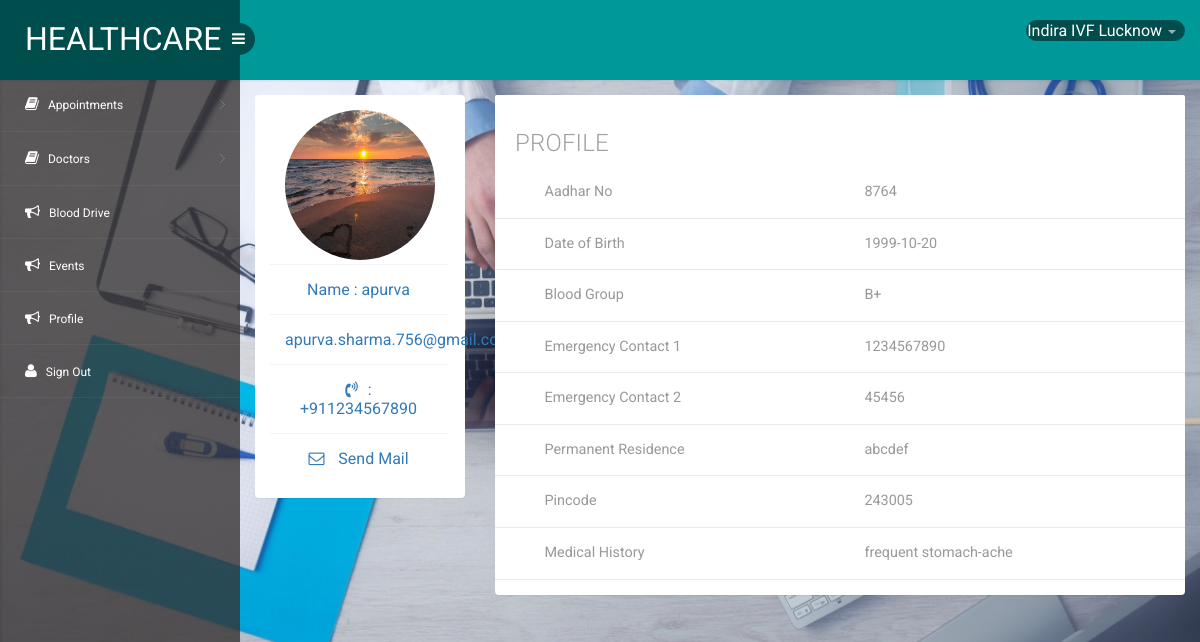
Screenshot of /hospital/appointments.php?type=2&uid=2 (signed in) with the database file from the repository.
### tables this page shows
CREATE TABLE IF NOT EXISTS `hospital` (
  `h_id` varchar(255) NOT NULL,
  `hname` varchar(255) NOT NULL,
  `haddr` varchar(255) NOT NULL,
  `lat` double NOT NULL,
  `lng` double NOT NULL,
  `hmail` varchar(255) NOT NULL,
  `hpassword` varchar(255) NOT NULL,
  `hphone` varchar(13) NOT NULL,
  `hash` varchar(255) NOT NULL,
  `active` int(11) NOT NULL DEFAULT '0'
);

CREATE TABLE IF NOT EXISTS `users` (
  `id` int(11) NOT NULL AUTO_INCREMENT,
  `username` varchar(100) NOT NULL,
  `email` varchar(255) NOT NULL,
  `password` varchar(255) DEFAULT NULL,
  `phone` varchar(13) DEFAULT NULL,
  `emer1` varchar(13) DEFAULT NULL,
  `emer2` varchar(13) DEFAULT NULL,
  `addr` text,
  `dob` date DEFAULT NULL,
  `avatar` varchar(255) NOT NULL,
  `aadhar` int(11) DEFAULT NULL,
  `hash` varchar(255) NOT NULL,
  `active` int(11) NOT NULL DEFAULT '0',
  `pincode` int(6) DEFAULT NULL,
  `bloodgroup` varchar(3) DEFAULT NULL,
  `medicalHis` text,
  `infoUpdated` int(11) NOT NULL DEFAULT '0',
  `user_type` int(11) NOT NULL,
  PRIMARY KEY (`id`)
);

### hospital/includes/hospital_user.php (the view)
<div class="row">
    <div class="col-sm-3 com-w3ls">
        <section class="panel">
            <div class="panel-body" style="margin: auto;text-align: center;">
                <ul class="nav nav-pills nav-stacked mail-nav" style="margin:auto;">
                <?php
                    $uid = $_GET['uid'];
                    $query = "SELECT * FROM users WHERE id={$uid}";
                    $result = mysqli_query($conn,$query);
                    $row = mysqli_fetch_assoc($result);
                ?>
                    <li style="display: inline-block;margin-right: auto;margin-left: auto;"><img class='' src="../images/avatars/<?php echo $row['avatar']?>" alt='profile_img' style="display: block;border-radius: 50%" width='150px' height='150px'></li>
                    <li><a>Name : <?php echo $row['username']?></a></li>
                    <li><a><?php echo $row['email']?></a></li>
                    <li><a><i class="fa fa-volume-control-phone" ></i>: +91<?php echo $row['phone']?></a></li>
                    <li><a href="#"> <i class="fa fa-envelope-o"></i> Send Mail</a></li>
                </ul>
            </div>
        </section>
    </div>
    <div class="col-sm-9 mail-w3agile">
        <section class="panel">
            <header class="panel-heading wht-bg">
               <h4 class="gen-case">Profile</h4>
            </header>
            <div class="panel-body minimal">
                <div class="table-inbox-wrap ">
                    <table class="table table-inbox table-hover">
                <tbody>
                <tr class="">
                    <td class="inbox-small-cells"></i></td>
                    <td class="view-message dont-show">Aadhar No</td>
                    <td class="view-message view-message"><?php echo $row['aadhar']?></td>
                </tr>
                <tr class="">
                    <td class="inbox-small-cells"></i></td>
                    <td class="view-message dont-show">Date of Birth</td>
                    <td class="view-message view-message"><?php echo $row['dob']?></td>
                </tr>
                <tr class="">
                    <td class="inbox-small-cells"></i></td>
                    <td class="view-message dont-show">Blood Group</td>
                    <td class="view-message view-message"><?php echo $row['bloodgroup']?></td>
                </tr>
                <tr class="">
                    <td class="inbox-small-cells"></i></td>
                    <td class="view-message dont-show">Emergency Contact 1</td>
                    <td class="view-message view-message"><?php echo $row['emer1']?></td>
                </tr>
                <tr class="">
                    <td class="inbox-small-cells"></i></td>
                    <td class="view-message dont-show">Emergency Contact 2</td>
                    <td class="view-message view-message"><?php echo $row['emer2']?></td>
                </tr>
                <tr class="">
                    <td class="inbox-small-cells"></i></td>
                    <td class="view-message dont-show">Permanent Residence</td>
                    <td class="view-message view-message"><?php echo $row['addr']?></td>
                </tr>
                <tr class="">
                    <td class="inbox-small-cells"></i></td>
                    <td class="view-message dont-show">Pincode</td>
                    <td class="view-message view-message"><?php echo $row['pincode']?></td>
                </tr>
                <tr class="">
                    <td class="inbox-small-cells"></i></td>
                    <td class="view-message dont-show">Medical History</td>
                    <td class="view-message view-message"><?php echo $row['medicalHis']?></td>
                </tr>
                </tbody>
                </table>
                </div>
            </div>
        </section>
    </div>
</div>

### hospital/includes/header.php (shortened to what this page needs)
 <?php include("includes/connection.php"); ?>
<!DOCTYPE html>
<head>
<link rel="stylesheet" href="css/bootstrap.min.css" >
<link href="css/style.css" rel='stylesheet' type='text/css' />
<link href="css/style-responsive.css" rel="stylesheet"/>
<link rel="stylesheet" href="css/font.css" type="text/css"/>
<link href="css/font-awesome.css" rel="stylesheet">
<link rel="stylesheet" href="css/morris.css" type="text/css"/>
<link rel="stylesheet" href="css/monthly.css">
<link rel="stylesheet" href="css/style2.css">
    <link href="css/wickedpicker.css" rel="stylesheet" type='text/css' media="all" />
</head>
<body>
<section id="container">
<header class="header fixed-top clearfix">
<div class="brand">
    <a href="index.php" class="logo">HealthCare</a>
    <div class="sidebar-toggle-box">
        <div class="fa fa-bars"></div>
    </div>
</div>
<div class="top-nav clearfix">
    <ul class="nav pull-right top-menu">
        <?php
            $h_id = $_SESSION['h_id'];
            $query = "SELECT * FROM hospital WHERE h_id='{$h_id}'";
            $result = mysqli_query($conn,$query);
            $row = mysqli_fetch_assoc($result);
        ?>
        <li class="dropdown">
            <a data-toggle="dropdown" class="dropdown-toggle" href="#">
                <span class="name"><?php echo $row['hname']?></span>
                <b class="caret"></b>
            </a>
        </li>
    </ul>
</div>
</header>
<aside>
    <div id="sidebar" class="nav-collapse">
        <div class="leftside-navigation">
            <ul class="sidebar-menu" id="nav-accordion">
                <li class="sub-menu">
                    <a href="javascript:;">
                        <i class="fa fa-book"></i>
                        <span>Appointments</span>
                    </a>
                </li>
                <li class="sub-menu">
                    <a href="javascript:;">
                        <i class="fa fa-book"></i>
                        <span>Doctors</span>
                    </a>
                </li>
                <li>
                    <a href="blood.php">
                        <i class="fa fa-bullhorn"></i>
                        <span>Blood Drive</span>
                    </a>
                </li>
                <li>
                    <a href="events.php">
                        <i class="fa fa-bullhorn"></i>
                        <span>Events</span>
                    </a>
                </li>
                <li>
                    <a href="profile.php">
                        <i class="fa fa-bullhorn"></i>
                        <span>Profile</span>
                    </a>
                </li>
                <li>
                    <a href="../signout.php">
                        <i class="fa fa-user"></i>
                        <span>Sign Out</span>
                    </a>
                </li>
            </ul>            </div>
    </div>
</aside>

### hospital/css/style.css (style rules this page uses)
h4, h5, h6, h1, h2, h3 { margin: 0; }
ul, ol { margin: 0; }
html, body { font-family: 'Roboto', sans-serif; font-size: 100%; overflow-x: hidden; background: url(../images/bgdoc.jpg) no-repeat 0px 0px; background-size:cover; }
body a { transition: 0.5s all ease; -webkit-transition: 0.5s all ease; -moz-transition: 0.5s all ease; -o-transition: 0.5s all ease; -ms-transition: 0.5s all ease; text-decoration:none; }
h1,h2,h3,h4,h5,h6 { margin:0; }
ul,label { margin:0; padding:0; }
#sidebar { width:240px; height:100%; position:fixed; background:rgba(52, 48, 48, 0.78); -webkit-transition:all .3s ease-in-out; -moz-transition:all .3s ease-in-out; -o-transition:all .3s ease-in-out; transition:all .3s ease-in-out; }
#sidebar ul li { position: relative; }
.leftside-navigation,.right-stat-bar { height: 100%; }
ul.sidebar-menu,ul.sidebar-menu li ul.sub { margin:-2px 0 0; padding:0; }
ul.sidebar-menu { padding-top:80px; }
ul.sidebar-menu li { border-bottom:1px solid rgba(255,255,255,0.05); }
ul.sidebar-menu li.sub-menu { line-height:15px; }
ul.sidebar-menu li a span { display:inline-block; }
ul.sidebar-menu li a { color:#fff; text-decoration:none; display:block; padding:18px 0 18px 25px; font-size:12px; outline:none; -webkit-transition:all 0.3s ease; -moz-transition:all 0.3s ease; -o-transition:all 0.3s ease; -ms-transition:all 0.3s ease; transition:all 0.3s ease; }
ul.sidebar-menu li a i { font-size:15px; padding-right:6px; }
.header { left:0; right:0; z-index:1002; background:#009999; -webkit-transition:all .3s ease-in-out; -moz-transition:all .3s ease-in-out; -o-transition:all .3s ease-in-out; transition:all .3s ease-in-out; }
.fixed-top { position:fixed; box-shadow:1px 0 3px rgba(0,0,0,.15); }
.brand { background:#004d4d; float:left; width:240px; height:80px; position:relative; }
a.logo { font-size:32px; color:#fff; float:left; margin:20px 0 0 25px; text-transform:uppercase; }
#top_menu .nav>li,ul.top-menu>li { float:left; }
ul.top-menu { margin-right:15px; margin-top: 0; }
ul.top-menu > li > a { color: #fff; font-size: 16px; background: #004d4d; padding: 4px 8px; margin-right: 15px; border-radius: 50%; -webkit-border-radius: 50%; padding-right: 8px !important; }
.top-nav { margin-top:20px; }
.top-nav ul.top-menu>li>a { border-radius: 100px; -webkit-border-radius: 100px; padding: 0px; background: none; margin-right: 0; border: 1px solid #004d4d; background: #004d4d; }
.top-nav ul.top-menu>li { margin-left:10px; }
.top-nav .nav .caret { border-bottom-color:#A4AABA; border-top-color:#A4AABA; }
.sidebar-toggle-box { float:left; margin-top:23px; margin-left:-15px; background:#004d4d; border-radius:50%; -webkit-border-radius:50%; width:32px; height:32px; position:absolute; right:-15px; }
.sidebar-toggle-box .fa-bars { cursor:pointer; display:inline-block; font-size:15px; padding:8px 8px 8px 9px; color:#fff; }
.panel-heading { position: relative; height: 57px; line-height: 57px; letter-spacing: 0.2px; color: #000; font-size: 18px; font-weight: 400; padding: 0 16px; background:#ddede0; border-top-right-radius: 2px; border-top-left-radius: 2px; text-transform: uppercase; text-align: center; }
.panel { border: none ! important; }
.table>tbody>tr>td, .table>tbody>tr>th, .table>tfoot>tr>td, .table>tfoot>tr>th, .table>thead>tr>td, .table>thead>tr>th { border-bottom: 1px solid #e9e9e9 ! important; }
.table > thead > tr > th, .table > tbody > tr > th, .table > tfoot > tr > th, .table > thead > tr > td, .table > tbody > tr > td, .table > tfoot > tr > td { border-top: none !important; }
.table td, .table>tbody>tr>td, .table>tbody>tr>th, .table>tfoot>tr>td, .table>tfoot>tr>th, .table>thead>tr>td, .table>thead>tr>th { padding: 15px!important; }
.table > thead > tr > th, .table > tbody > tr > th, .table > tfoot > tr > th, .table > thead > tr > td, .table > tbody > tr > td, .table > tfoot > tr > td { font-size: 0.9em; color: #999; border-top: none !important; }
.mail-nav { margin:15px -15px 0 -15px; }
.mail-nav li a { border-radius:0; -webkit-border-radius:0; border-top:1px solid #f2f3f6; padding:15px; border-right:3px solid rgba(0,0,0,0); }
.mail-nav>li+li { margin-left:0; margin-top:0px; }
.mail-nav i { font-size:16px; margin-right:10px; }
.wht-bg { background: #fff; padding: 20px; }
.wht-bg h4 { font-size:24px; color:#a2a2a2; font-weight:300; text-align:left; }
.table-inbox-wrap { margin:0 -15px; }
.table-inbox { margin:0; }
.table-inbox tr td { padding:12px !important; }
.table-inbox tr td:first-child { width:5%; }

### rows the page displays
hospital: hname "Indira IVF Lucknow"
users: avatar (picture), username "apurva", email "apurva.sharma.756@gmail.com", phone "1234567890", aadhar "8764", dob "1999-10-20", bloodgroup "B+", emer1 "1234567890", emer2 "45456", addr "abcdef", pincode "243005", medicalHis "frequent stomach-ache"
